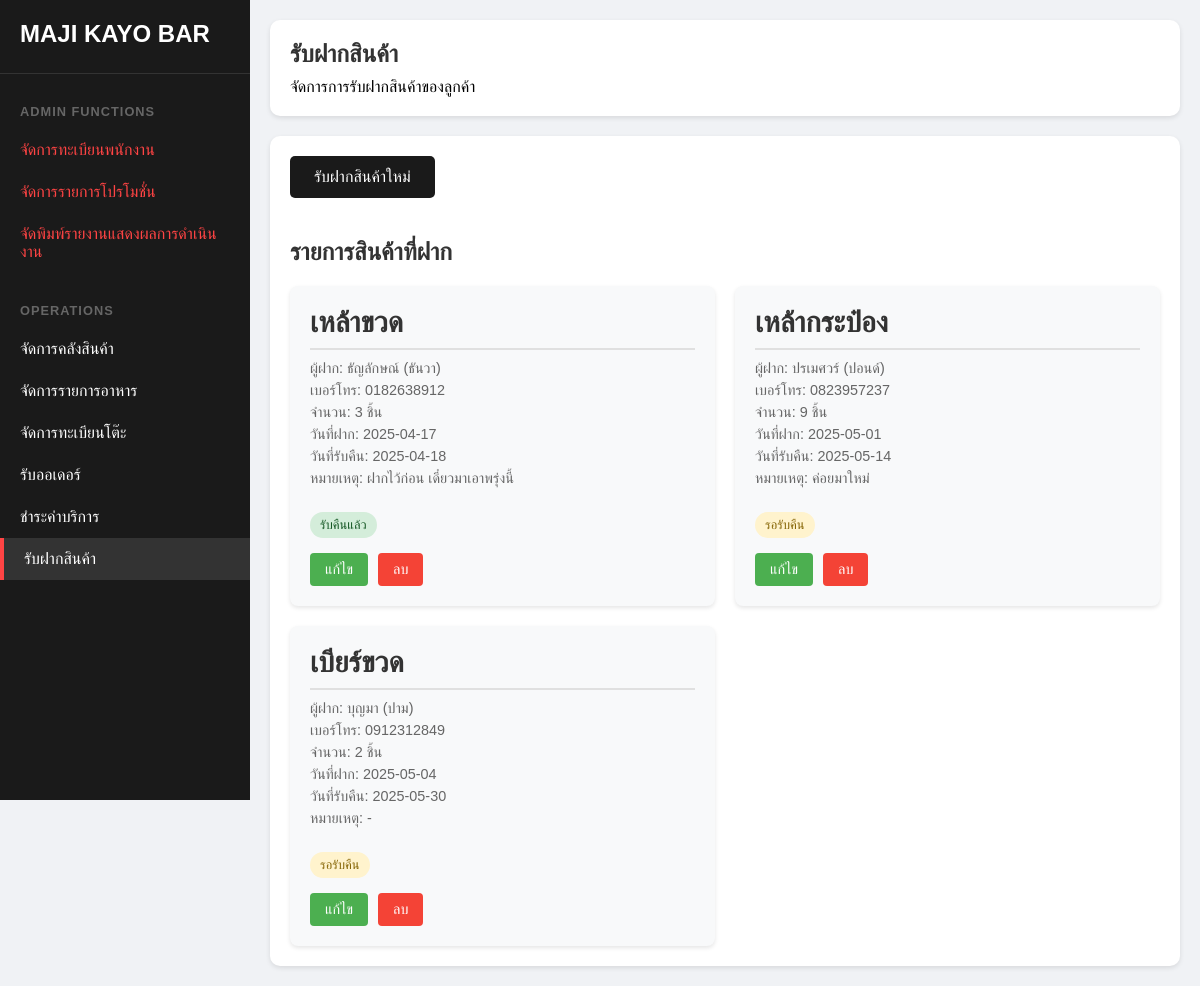
Page /store-goods on the committed database.
### tables this page shows
CREATE TABLE store_goods (
            id INTEGER PRIMARY KEY,
            customer_name TEXT,
            customer_phone TEXT,
            item_name TEXT,
            quantity INTEGER,
            deposit_date DATE,
            expiration_date DATE,
            notes TEXT,
            created_at TIMESTAMP DEFAULT CURRENT_TIMESTAMP
        );

### app.py (the view)
@app.route('/store-goods')
def store_goods():
    conn = get_db_connection()
    goods = conn.execute('SELECT * FROM store_goods').fetchall()
    conn.close()
    today = datetime.now().strftime('%Y-%m-%d')
    return render_template('store-goods.html', goods=goods, today=today)

### app.py (called while the page is built)
def get_db_connection():
    try:
        conn = sqlite3.connect('majikayobar.db')
        conn.row_factory = sqlite3.Row
        return conn
    except Exception as e:
        print(f"Database connection error: {str(e)}")
        raise

### templates/store-goods.html (shortened to what this page needs)
<!DOCTYPE html>
<html lang="th">
<head>
</head>
<body>
    <div class="sidebar">
        <div class="sidebar-header">
            <h1>MAJI KAYO BAR</h1>
        </div>
        <div class="nav-section">
            <h3>Admin Functions</h3>
            <a href="{{ url_for('employee_register') }}" class="nav-item admin-only">
                จัดการทะเบียนพนักงาน
            </a>
            <a href="{{ url_for('promotion_list') }}" class="nav-item admin-only">
                จัดการรายการโปรโมชั่น
            </a>
            <a href="{{ url_for('performance_report') }}" class="nav-item admin-only">
                จัดพิมพ์รายงานแสดงผลการดำเนินงาน
            </a>
        </div>
        <div class="nav-section">
            <h3>Operations</h3>
            <a href="{{ url_for('inventory') }}" class="nav-item">
                จัดการคลังสินค้า
            </a>
            <a href="{{ url_for('food_list') }}" class="nav-item">
                จัดการรายการอาหาร
            </a>
            <a href="{{ url_for('table_register') }}" class="nav-item">
                จัดการทะเบียนโต๊ะ
            </a>
            <a href="{{ url_for('receive_order') }}" class="nav-item">
                รับออเดอร์
            </a>
            <a href="{{ url_for('pay_service') }}" class="nav-item">
                ชำระค่าบริการ
            </a>
            <a href="{{ url_for('store_goods') }}" class="nav-item active">
                รับฝากสินค้า
            </a>
        </div>
    </div>
    <div class="main-content">
        <div class="content-header">
            <h2>รับฝากสินค้า</h2>
            <p>จัดการการรับฝากสินค้าของลูกค้า</p>
        </div>
        <div class="content-body">
            <button class="btn" onclick="openStoreGoodsModal()">รับฝากสินค้าใหม่</button>
            <div class="stored-items">
                <h2>รายการสินค้าที่ฝาก</h2>
                <div class="items-grid">
                    {% for good in goods %}
                    <div class="item-card">
                        <h4>{{ good.item_name }}</h4>
                        <div class="item-details">
                            <p>ผู้ฝาก: {{ good.customer_name }}</p>
                            <p>เบอร์โทร: {{ good.customer_phone }}</p>
                            <p>จำนวน: {{ good.quantity }} ชิ้น</p>
                            <p>วันที่ฝาก: {{ good.deposit_date }}</p>
                            <p>วันที่รับคืน: {{ good.expiration_date }}</p>
                            {% if good.notes %}
                            <p>หมายเหตุ: {{ good.notes }}</p>
                            {% endif %}
                        </div>
                        <div class="item-status {% if good.expiration_date < today %}status-completed{% else %}status-pending{% endif %}">
                            {% if good.expiration_date < today %}รับคืนแล้ว{% else %}รอรับคืน{% endif %}
                        </div>
                        <div class="actions">
                            <button class="action-btn edit-btn" onclick="editStoreGood({{ good.id }}, '{{ good.customer_name }}', '{{ good.customer_phone }}', '{{ good.item_name }}', {{ good.quantity }}, '{{ good.deposit_date }}', '{{ good.expiration_date }}', '{{ good.notes }}')">แก้ไข</button>
                            <button class="action-btn delete-btn" onclick="deleteStoreGood({{ good.id }})">ลบ</button>
                        </div>
                    </div>
                    {% endfor %}
                </div>
            </div>
        </div>
    </div>
</body>
</html>

### templates/store-goods.html (style rules this page uses)
* { margin: 0; padding: 0; box-sizing: border-box; font-family: Arial, sans-serif; }
body { background-color: #f0f2f5; display: flex; min-height: 100vh; }
.sidebar { width: 250px; background-color: #1a1a1a; color: white; padding: 20px 0; position: fixed; height: 100vh; overflow-y: auto; }
.sidebar-header { padding: 0 20px 20px 20px; border-bottom: 1px solid #333; margin-bottom: 20px; }
.sidebar-header h1 { font-size: 1.5em; margin-bottom: 5px; }
.nav-section { margin-bottom: 20px; }
.nav-section h3 { padding: 10px 20px; color: #666; font-size: 0.8em; text-transform: uppercase; letter-spacing: 1px; }
.nav-item { padding: 12px 20px; display: flex; align-items: center; color: #fff; text-decoration: none; transition: background-color 0.3s; cursor: pointer; }
.nav-item.active { background-color: #333; border-left: 4px solid #ff4444; }
.admin-only { color: #ff4444; }
.main-content { margin-left: 250px; flex: 1; padding: 20px; }
.content-header { background-color: white; padding: 20px; border-radius: 10px; box-shadow: 0 2px 5px rgba(0,0,0,0.1); margin-bottom: 20px; }
.content-header h2 { color: #333; margin-bottom: 10px; }
.content-body { background-color: white; padding: 20px; border-radius: 10px; box-shadow: 0 2px 5px rgba(0,0,0,0.1); }
.btn { background: #1a1a1a; color: white; padding: 12px 24px; border: none; border-radius: 5px; font-size: 1em; cursor: pointer; transition: background 0.3s ease; }
.stored-items { margin-top: 40px; }
.stored-items h2 { margin-bottom: 20px; color: #333; }
.items-grid { display: grid; grid-template-columns: repeat(auto-fill, minmax(300px, 1fr)); gap: 20px; }
.item-card { background: #f8f9fa; padding: 20px; border-radius: 8px; box-shadow: 0 2px 4px rgba(0,0,0,0.1); }
.item-card h4 { color: #333; margin-bottom: 10px; font-size: 1.8em; font-weight: bold; padding-bottom: 8px; border-bottom: 2px solid #e0e0e0; }
.item-details { color: #666; font-size: 0.9em; margin-bottom: 15px; }
.item-details p { margin-bottom: 5px; }
.item-status { display: inline-block; padding: 5px 10px; border-radius: 15px; font-size: 0.8em; margin-top: 10px; }
.status-pending { background: #fff3cd; color: #856404; }
.status-completed { background: #d4edda; color: #155724; }
.actions { display: flex; gap: 10px; margin-top: 15px; }
.action-btn { padding: 8px 15px; border: none; border-radius: 4px; cursor: pointer; font-size: 0.9em; }
.edit-btn { background: #4CAF50; color: white; }
.delete-btn { background: #f44336; color: white; }

### rows in the picture
store_goods: item_name "เหล้าขวด", customer_name "ธัญลักษณ์ (ธันวา)", customer_phone "0182638912", quantity "3", deposit_date "2025-04-17", expiration_date "2025-04-18", notes "ฝากไว้ก่อน เดี๋ยวมาเอาพรุ่งนี้", shows "รับคืนแล้ว"
store_goods: item_name "เหล้ากระป๋อง", customer_name "ปรเมศวร์ (ปอนด์)", customer_phone "0823957237", quantity "9", deposit_date "2025-05-01", expiration_date "2025-05-14", notes "ค่อยมาใหม่", shows "รอรับคืน"
store_goods: item_name "เบียร์ขวด", customer_name "บุญมา (ปาม)", customer_phone "0912312849", quantity "2", deposit_date "2025-05-04", expiration_date "2025-05-30", notes "-", shows "รอรับคืน"
